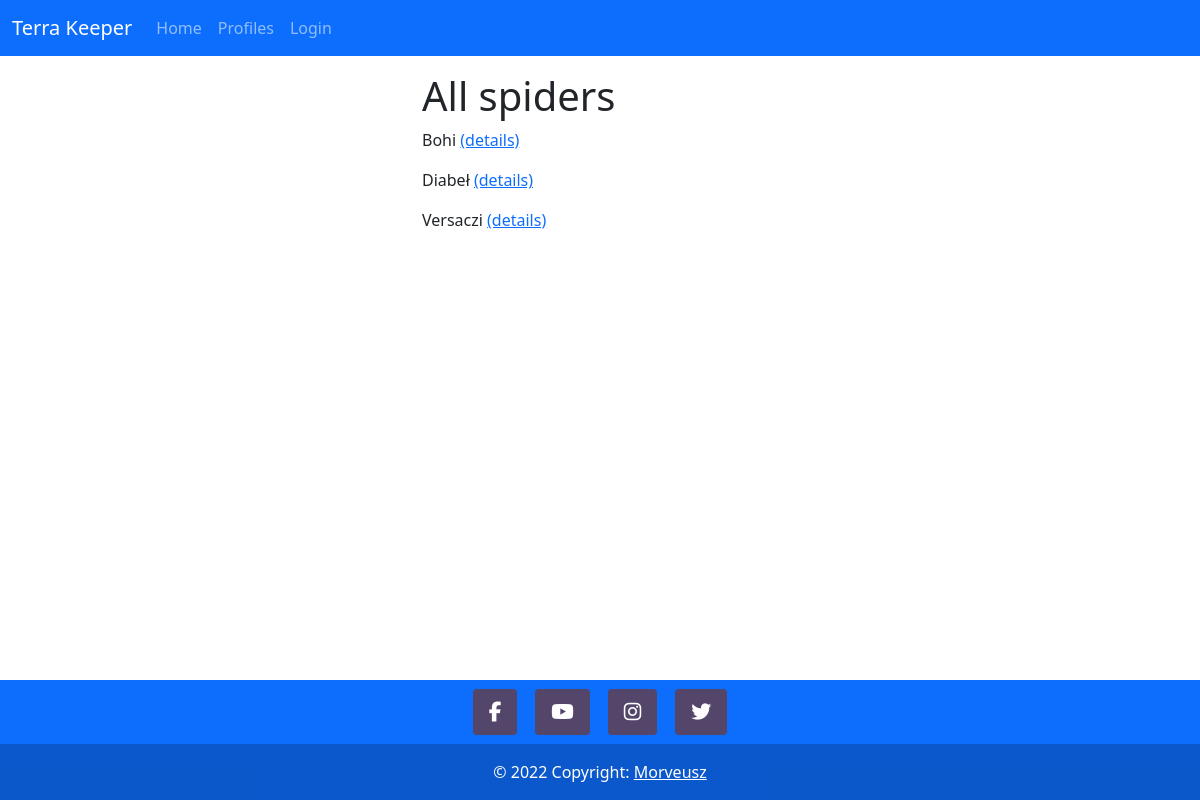
The page / on the database its author committed.
### spiders/models.py (models this page shows, shortened)
class Spider(models.Model):
    list = models.ForeignKey(
        AnimalsList, on_delete=models.CASCADE, blank=True, null=True)
    genus = models.CharField(max_length=200)
    species = models.CharField(max_length=200)
    name = models.CharField(max_length=200)
    molt = models.IntegerField(blank=True, null=True)
    size = models.FloatField(blank=True, null=True)
    joined = models.DateField(default=date.today, blank=True)
    id = models.UUIDField(default=uuid.uuid4, unique=True,
                          primary_key=True, editable=False)

### spiders/views.py (the view)
# urls.py: path('', views.spiders, name="spiders"),
def spiders(request):
    spiders = Spider.objects.all()
    context = {'spiders': spiders}
    return render(request, 'spiders/index.html', context)

### spiders/templates/spiders/index.html
{% extends 'main.html' %} {% block content %}
<div class="row">
  <div class="col-4 offset-4">
    <h1>All spiders</h1>
    {% for spider in spiders %}
    <p>{{ spider.name }} <a href="{% url 'spider-details' spider.id %}">(details)</a></p>
    {% endfor %}
  </div>
</div>
{% endblock %}

### rows shown on the page
Spider: name "Bohi"
Spider: name "Diabeł"
Spider: name "Versaczi"
